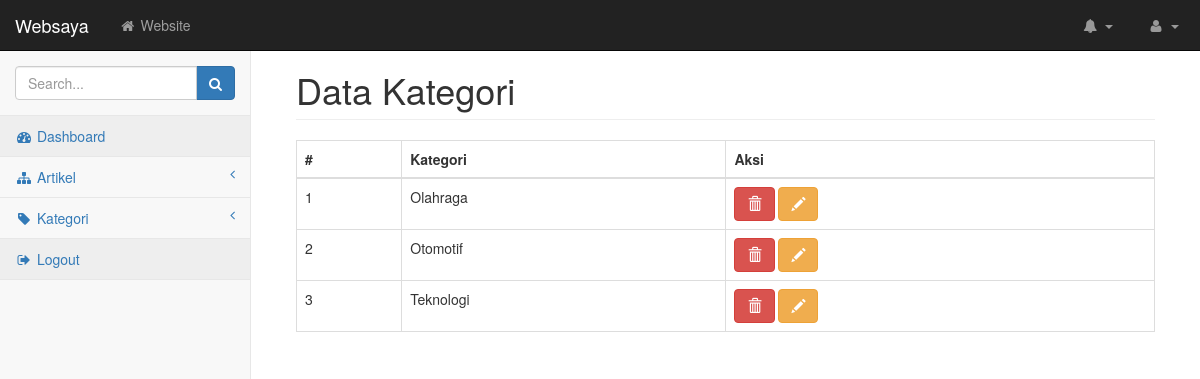
The page /admin/index.php?p=data-kategori on the database its author committed.
### tables this page shows
CREATE TABLE `kategori` (
  `id_kategori` int(10) NOT NULL,
  `nm_kategori` varchar(100) NOT NULL
);

### application/functions/admin.php (called while the page is built, shortened)
<?php
function getAllKategori() {
	$query = "SELECT * FROM kategori ORDER BY nm_kategori ASC";
	return result($query);
}

### application/functions/app.php (called while the page is built, shortened)
<?php
function result($query){
	global $link;
	if ($result = mysqli_query($link, $query) or die('gagal menampilkan data')){
		return $result;
	}
}
?>

### application/lib/config.php (called while the page is built, shortened)
<?php
$adminurl	= 'http://localhost/websaya/admin/';

### admin/pages/data-kategori.php (the view, shortened to what this page needs)
<div id="page-wrapper">
	<div class="container-fluid">
		<div class="row">
			<div class="col-lg-12">
				<h1 class="page-header">Data Kategori</h1>
			</div>
		</div>
		<table class="table table-bordered">
			<thead>
				<tr>
					<th>#</th>
					<th>Kategori</th>
					<th>Aksi</th>
				</tr>
			</thead>
			<tbody>
				<?php
				$urutan 	  = 1;
				$dataKategori = getAllKategori();
				while($row=mysqli_fetch_assoc($dataKategori)){
				?>
				<tr>
					<td><?=$urutan++;?></td>
					<td><?=$row['nm_kategori'];?></td>
					<td> <a href="<?=$adminurl;?>index.php?p=hapus-kategori&id=<?=$row['id_kategori'];?>" class="btn btn-danger"><span class="glyphicon glyphicon-trash"></span></a> <a href="<?=$adminurl;?>index.php?p=edit-kategori&id=<?=$row['id_kategori'];?>" class="btn btn-warning"><span class="glyphicon glyphicon-pencil"></span></a></td>
				</tr>
				<?php } ?>
			</tbody>
		</table>
	</div>
</div>

### admin/css/startmin.css (style rules this page uses)
body { background-color: #f8f8f8; }
#page-wrapper { padding: 30px 15px 0 15px; min-height: 568px; background-color: #fff; }
@media (min-width:768px) { #page-wrapper { position: inherit; margin-left: 250px; padding: 30px 30px 0 30px; border-left: 1px solid #e7e7e7; } }

### rows shown on the page
kategori: nm_kategori "Olahraga"
kategori: nm_kategori "Otomotif"
kategori: nm_kategori "Teknologi"
